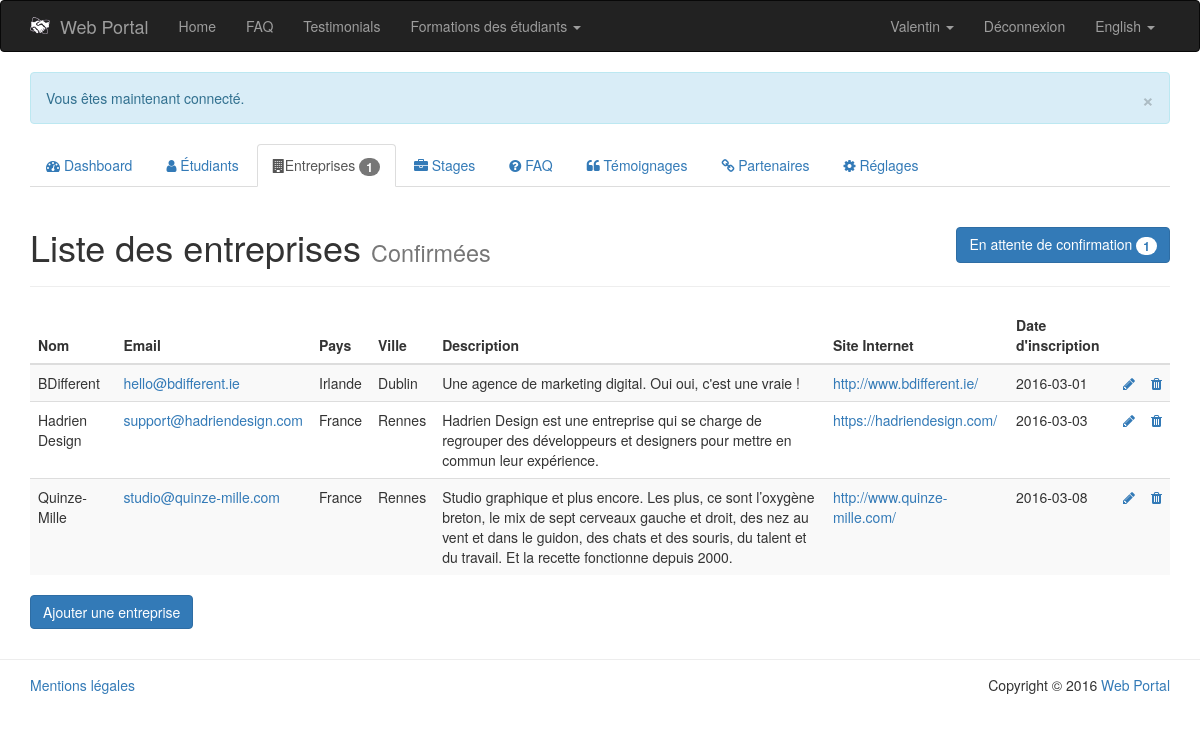
Before: /PHP/public/index.php?page=admin/companies-list (signed in) with the older database file.
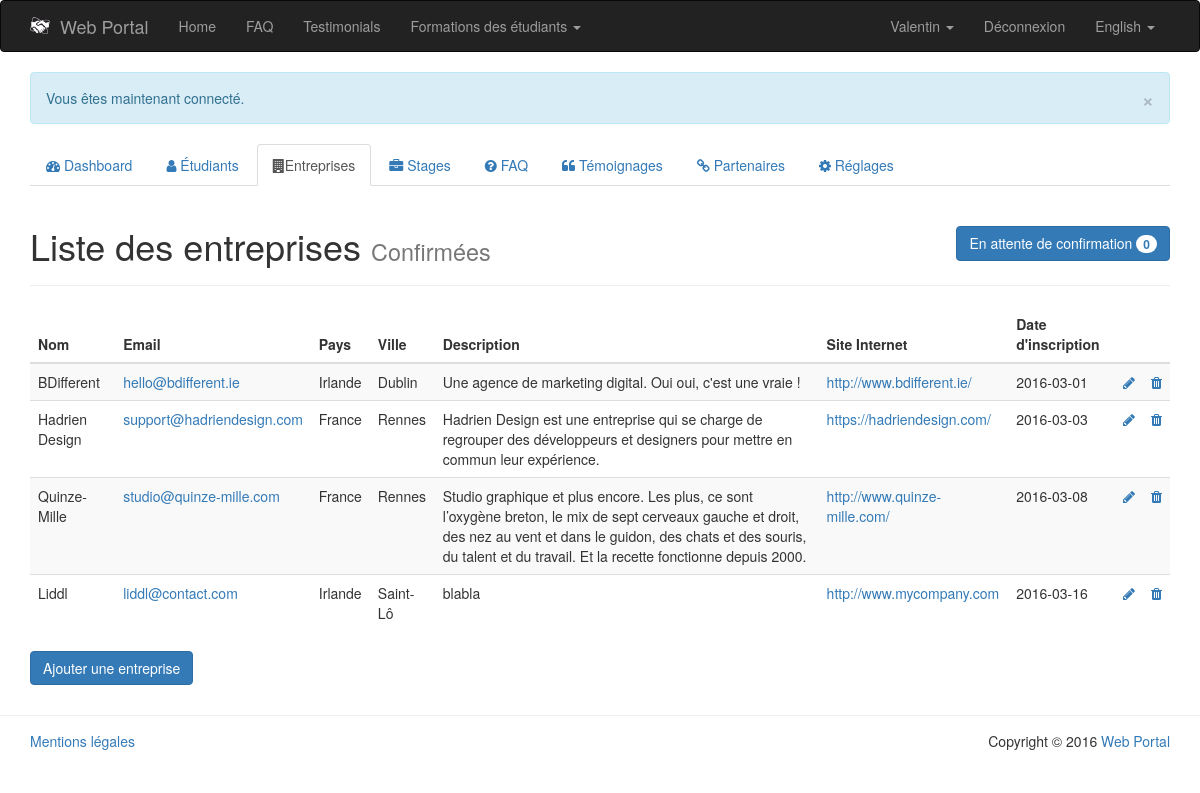
After: the same page with the newer database file.
### tables this page shows
CREATE TABLE IF NOT EXISTS `company` (
  `id` int(11) NOT NULL AUTO_INCREMENT,
  `name` varchar(64) NOT NULL,
  `email` varchar(128) NOT NULL,
  `password` varchar(64) NOT NULL,
  `country` enum('France','Irlande') NOT NULL,
  `city` varchar(64) NOT NULL,
  `logo` varchar(128) NOT NULL,
  `description` text NOT NULL,
  `website` varchar(64) NOT NULL,
  `activated` tinyint(1) NOT NULL,
  `register_date` date NOT NULL,
  PRIMARY KEY (`id`)
);

### PHP/app/model/Autoloader.php (called while the page is built, shortened)
<?php
	class Autoloader {
		public static function appAutoload($class) {
			$class = str_replace('\\', '/', $class);
		}
	}
?>

### PHP/app/model/Language.class.php (called while the page is built, shortened)
<?php
	class Language {
		private $defaultLanguage = 'en';
		private $currentLanguage;
		public function __construct() {
		    if (isset($_COOKIE['lang']) || isset($_SESSION['lang'])) {
		        if (isset($_COOKIE['lang'])) {
		            $this->currentLanguage = $_COOKIE['lang'];
		        }
		        if (isset($_SESSION['lang'])) {
		            $this->currentLanguage = $_SESSION['lang'];
		        }
		    }
		    else {
		    	$this->currentLanguage = $this->detectBrowserLanguage();
		    }
		}
		private function detectBrowserLanguage() {
			if (isset($_SERVER['HTTP_ACCEPT_LANGUAGE'])) {
				if (substr($_SERVER['HTTP_ACCEPT_LANGUAGE'], 0, 2) == 'fr') {
					return 'fr';
				}
				else {
					return 'en';
				}
			}
			return $this->defaultLanguage;
		}
		public function getCurrentLanguage() {
			$languageName = ($this->currentLanguage == 'fr') ? 'Français' : 'English';
			return array(
				'code' => $this->currentLanguage,
				'name' => $languageName
			);
		}
	}
?>

### PHP/ressources/lang/en.php (called while the page is built)
<?php
	$translate = array (
		'home' => 'Home',
		'faq' => 'FAQ',
		'testimonials' => 'Testimonials',
		'student' => 'Student',
		'company' => 'Company'
	);
?>

### PHP/app/model/Company.class.php (called while the page is built, shortened)
<?php
	class Company {
		public function __get($nom){
			return $this->$nom;
		}
		public static function getActivatedCompanies($activated = true) {
			$db = PDOConnexion::getInstance();
			$sql = ($activated == true) ? 'SELECT * FROM company WHERE activated' : 'SELECT * FROM company WHERE !activated';
			$sth = $db->prepare($sql);
			$sth->setFetchMode(PDO::FETCH_CLASS|PDO::FETCH_PROPS_LATE, 'Company');
			$sth->execute();
			return $sth->fetchAll();
		}
	}
?>

### PHP/app/model/Student.class.php (called while the page is built, shortened)
<?php
	class Student {
		public function __get($nom) {
			return $this->$nom;
		}
		public static function getStudentById($id) {
			$db = PDOConnexion::getInstance();
			$sql = 'SELECT * FROM student WHERE id = :id';
			$sth = $db->prepare($sql);
			$sth->setFetchMode(PDO::FETCH_CLASS|PDO::FETCH_PROPS_LATE, 'Student');
			$sth->execute(array(
				':id' => $id
			));
			return $sth->fetch();
		}
	}
?>

### PHP/app/view/admin/companies-list.php (the view, shortened to what the changed rows need)
<?php
if(App::isAdmin()){
	$type = htmlentities($_GET['type']);
?>
<div class="col-md-12">
	<div class="page-header">
		<h1>
			Liste des entreprises
			<?php
				if ($type == 'awaiting') {
					echo '<small>En attente d\'activation</small>';
					echo '<a href="index.php?page=admin/companies-list&amp;type=activated" class="btn btn-primary pull-right">Voir les entreprises confirmées <span class="badge">' . count(Company::getActivatedCompanies(true)) . '</span></a>';
				}
				else {
					echo '<small>Confirmées</small>';
					echo '<a href="index.php?page=admin/companies-list&amp;type=awaiting" class="btn btn-primary pull-right">En attente de confirmation <span class="badge">' . count(Company::getActivatedCompanies(false)) . '</span></a>';
				}
			?>
		</h1>
	</div>
	<?php
		if ($type == 'activated') :
			if (Company::getActivatedCompanies(true)) :
	?>
	<table class="table table-striped">
		<thead>
			<tr>
				<th>Nom</th>
				<th>Email</th>
				<th>Pays</th>
				<th>Ville</th>
				<th>Description</th>
				<th>Site Internet</th>
				<th>Date d'inscription</th>
				<th></th>
				<th></th>
			</tr>
		</thead>
		<?php
			foreach (Company::getActivatedCompanies() as $company) {
				echo '<tr data-id=' . $company->id . '>';
					echo '<td>' . $company->name . '</td>';
					echo '<td><a href="mailto:' . $company->email . '">' . $company->email . '</a></td>';
					echo '<td>' . $company->country . '</td>';
					echo '<td>' . $company->city . '</td>';
					echo '<td>' . $company->description . '</td>';
					echo '<td><a href="' . $company->website . '" target="_blank">' . $company->website . '</a></td>';
					echo '<td>' . $company->register_date . '</td>';
					echo '<td><a href="index.php?page=admin/company-edit&amp;id=' . $company->id . '" data-toggle="tooltip" title="Modifier"><i class="fa fa-pencil"></i></a></td>';
					echo '<td><a href="#" title="Supprimer" data-action="delete" data-toggle="tooltip" title="Supprimer"><i class="fa fa-trash"></i></a></td>';
				echo '</tr>';
			}
		?>
	</table>
	<?php
			else:
				echo 'Aucune entreprise n\'a été confirmée.';
			endif;
		endif;
	}
	else{
		App::getHeader(404);
	}
	?>
</div>

### PHP/app/view/admin/header.php (shortened to what the changed rows need)
<!DOCTYPE html>
<html lang="<?php echo $language->getCurrentLanguage()['code']; ?>">
	<head>
		<link href="css/bootstrap.min.css" rel="stylesheet">
		<link href="https://maxcdn.bootstrapcdn.com/font-awesome/4.5.0/css/font-awesome.min.css" rel="stylesheet">
	</head>
	<body>
		<div class="container">
			<div class="row">
				<div class="col-md-12">
					<ul class="nav nav-tabs">
						<li role="presentation"<?php App::isCurrentPage('admin/companies-list'); ?>><a href="index.php?page=admin/companies-list"><i class="fa fa-building"></i>Entreprises <?php if (Company::getActivatedCompanies(false)) {echo ' <span class="badge">' . count(Company::getActivatedCompanies(false)) . '</span>';} ?></a></li>
					</ul>
				</div>
			</div>
			<div class="row">

Changed rows visible on the page:
now on this page (row edited): company: name "Liddl", email "liddl@contact.com", country "Irlande", city "Saint-Lô", description "blabla", website "http://www.mycompany.com", register_date "2016-03-16"
Other visible differences:
count(Company::getActivatedCompanies(false)): "1" → "0"
count(Company::getActivatedCompanies(false)): "1" → (not shown)
